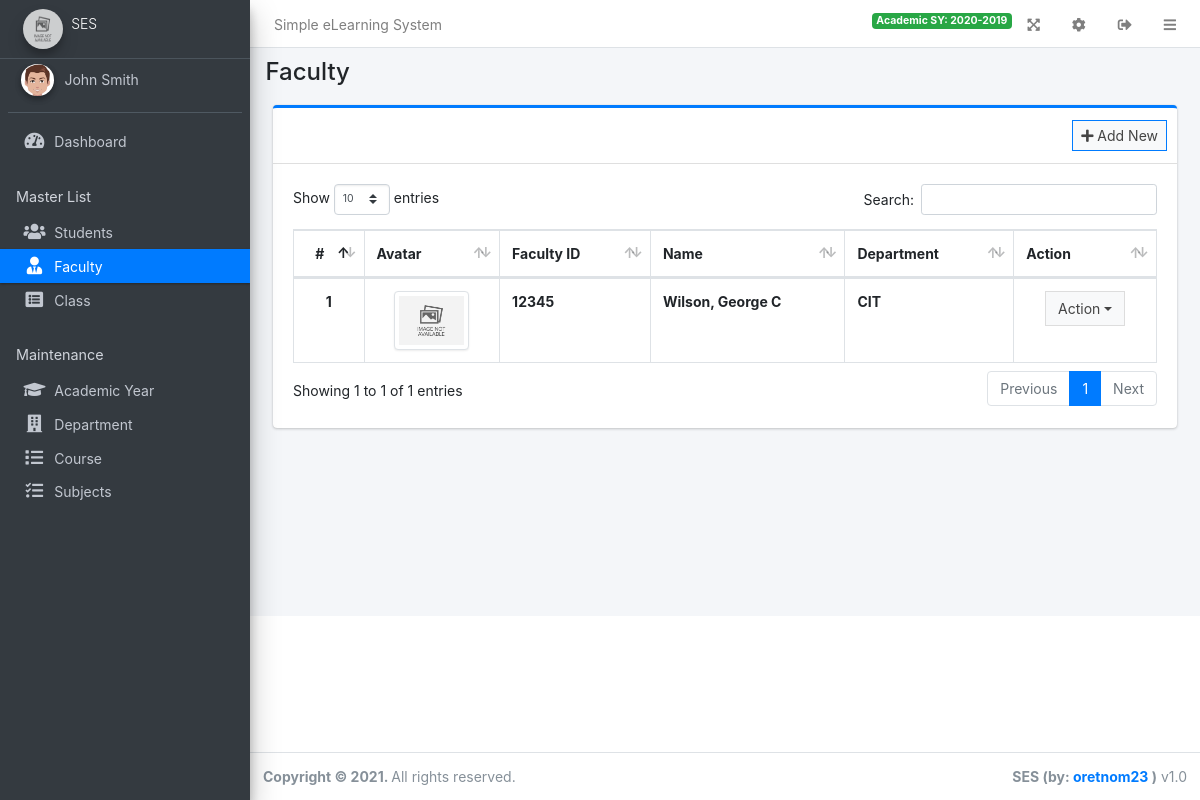
The app's page /admin/?page=faculty (signed in) with its own data.
### tables this page shows
CREATE TABLE `faculty` (
  `id` int(30) NOT NULL,
  `faculty_id` varchar(50) NOT NULL,
  `department_id` int(30) NOT NULL,
  `firstname` varchar(150) NOT NULL,
  `middlename` varchar(150) NOT NULL,
  `lastname` varchar(150) NOT NULL,
  `email` varchar(250) NOT NULL,
  `contact` varchar(150) NOT NULL,
  `gender` varchar(20) NOT NULL,
  `address` text DEFAULT NULL,
  `password` text DEFAULT NULL,
  `dob` int(11) NOT NULL,
  `avatar` text DEFAULT NULL
);

CREATE TABLE `department` (
  `id` int(30) NOT NULL,
  `department` varchar(250) NOT NULL,
  `description` text DEFAULT NULL
);

### config.php (called while the page is built, shortened)
<?php
function validate_image($file){
	if(!empty($file)){
		if(is_file(base_app.$file)){
			return base_url.$file;
		}else{
			return base_url.'dist/img/no-image-available.png';
		}
	}else{
		return base_url.'dist/img/no-image-available.png';
	}
}
?>

### admin/faculty/index.php (the view, shortened to what this page needs)
<div class="col-lg-12">
	<div class="card card-outline card-primary">
		<div class="card-header">
			<div class="card-tools">
				<a class="btn btn-block btn-sm btn-default btn-flat border-primary new_faculty" href="javascript:void(0)"><i class="fa fa-plus"></i> Add New</a>
			</div>
		</div>
		<div class="card-body">
			<table class="table tabe-hover table-bordered" id="list">
				<thead>
					<tr>
						<th class="text-center">#</th>
						<th>Avatar</th>
						<th>Faculty ID</th>
						<th>Name</th>
						<th>Department</th>
						<th>Action</th>
					</tr>
				</thead>
				<tbody>
					<?php
					$i = 1;
					$qry = $conn->query("SELECT *,CONCAT(firstname,' ', middlename,' ',lastname) as name FROM faculty order by CONCAT(firstname,' ', middlename,' ',lastname) asc ");
					while($row= $qry->fetch_assoc()):
						$department = $conn->query("SELECT * FROM department where id = '{$row['department_id']}'");
						$department = $department->num_rows > 0 ? $department->fetch_array()['department'] : ""
					?>
					<tr>
						<th class="text-center"><?php echo $i++ ?></th>
						<td><center><img src="<?php echo validate_image($row['avatar']) ?>" alt="" class="img-thumbnail border-rounded" width="75px" height="75px" style="object-fit: cover;"></center></td>
						<td><b><?php echo $row['faculty_id'] ?></b></td>
						<td><b><?php echo ucwords($row['lastname'].", ".$row['firstname'].' '.$row['middlename']) ?></b></td>
						<td><b><?php echo $department ?></b></td>
						<td class="text-center">
    						<div class="btn-group">
		                    <button type="button" class="btn btn-default btn-block btn-flat dropdown-toggle dropdown-hover dropdown-icon" data-toggle="dropdown" aria-expanded="false">
		                    	Action
		                    </button>
		                </div>
						</td>
					</tr>
				<?php endwhile; ?>
				</tbody>
			</table>
		</div>
	</div>
</div>

### records on screen
faculty: faculty "12345", lastname+firstname+middlename "Wilson, George C", department.department "CIT"

### other values on screen
$_settings->info('name') "Simple eLearning System"
$_settings->userdata('academic_sy') "2020-2019"
$_settings->info('short_name') "SES"
$_settings->userdata('firstname').' '.$_settings->userdata('lastname') "John Smith"
str_replace("_", " ",$page) "Faculty"
